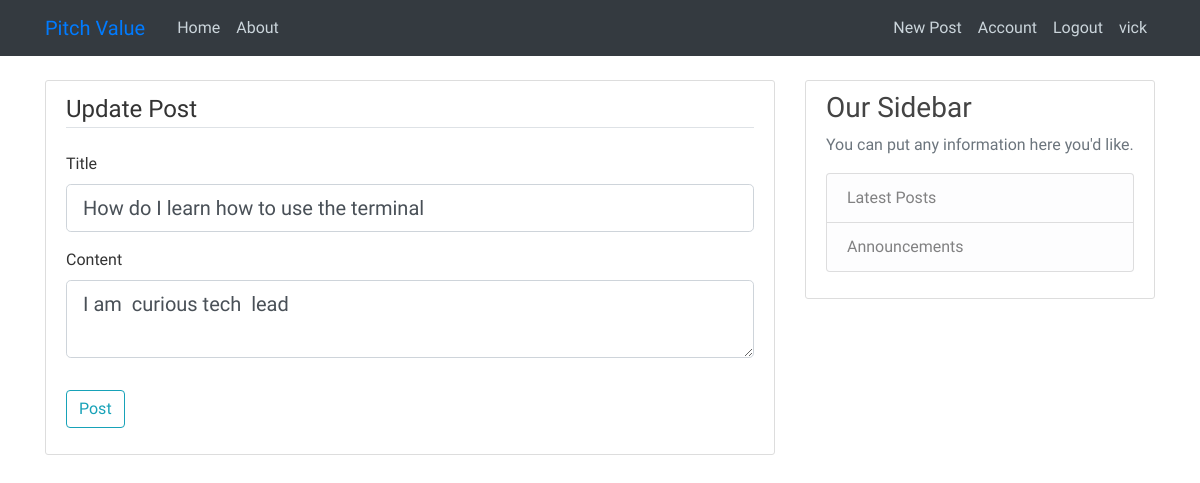
The app's page /post/2/update (signed in) with its own data.
### pitch/models.py (models this page shows, shortened)
class User(db.Model, UserMixin):
    id = db.Column(db.Integer,primary_key=True)
    username = db.Column(db.String(20),unique=True,nullable=False)
    email = db.Column(db.String(20),unique=True,nullable=False)
    image_file = db.Column(db.String(20), nullable=False, default='default.jpg')
    password = db.Column(db.String(60), nullable=False)
    posts = db.relationship('Post', backref='author', lazy=True)
    comment = db.relationship('Comment',backref = 'author',lazy=True)

class Post(db.Model):
    id = db.Column(db.Integer,primary_key=True)
    title = db.Column(db.String(100), nullable=False)
    date_posted = db.Column (db.DateTime, nullable=False, default=datetime.utcnow)
    content = db.Column(db.Text, nullable=False)
    user_id = db.Column(db.Integer, db.ForeignKey('user.id'), nullable = False)

### pitch/routes.py (the view)
@app.route("/post/<int:post_id>/update", methods=['GET', 'POST'])
@login_required
def update_post(post_id):
    post = Post.query.get_or_404(post_id)
    if post.author != current_user:
        abort(403)
    form = PostForm()
    if form.validate_on_submit():
        post.title = form.title.data
        post.content = form.content.data
        like=0
        dislike=0
        db.session.commit()
        flash('Your post has been updated!', 'success')
        return redirect(url_for('post', post_id=post.id))
    elif request.method == 'GET':
        form.title.data = post.title
        form.content.data = post.content
    return render_template('create_post.html', title='Update Post', form=form, legend='Update Post')

### pitch/forms.py
class PostForm(FlaskForm):
    title = StringField('Title', validators=[DataRequired()])
    content = TextAreaField('Content', validators=[DataRequired()])
    submit  = SubmitField('Post')

### pitch/models.py (called while the page is built)
@login_manager.user_loader
def load_user(user_id):
    return User.query.get(int(user_id))

### pitch/templates/create_post.html (shortened to what this page needs)
{% extends "base.html"%}
{% block content%}
<div class="content-section">
        <form method="POST" action="">
            <fieldset class="form-group">
                <legend class="border-bottom mb-4">{{ legend }}</legend>
                <div class="form-group">
                    {{ form.title.label(class="form-control-label") }}
                    {% if form.title.errors %}
                        {{ form.title(class="form-control form-control-lg is-invalid") }}
                        <div class="invalid-feedback">
                            {% for error in form.title.errors %}
                                <span>{{ error }}</span>
                            {% endfor %}
                        </div>
                    {% else %}
                        {{ form.title(class="form-control form-control-lg") }}
                    {% endif %}
                </div>
                <div class="form-group">
                    {{ form.content.label(class="form-control-label") }}
                    {% if form.content.errors %}
                        {{ form.content(class="form-control form-control-lg is-invalid") }}
                        <div class="invalid-feedback">
                            {% for error in form.content.errors %}
                                <span>{{ error }}</span>
                            {% endfor %}
                        </div>
                    {% else %}
                        {{ form.content(class="form-control form-control-lg") }}
                    {% endif %}
                </div>
            </fieldset>
            <div class="form-group">
                {{ form.submit(class="btn btn-outline-info") }}
            </div>
        </form>
    </div>
{% endblock content%}

### pitch/templates/base.html (shortened to what this page needs)
<!DOCTYPE html>
<html lang="en">
<head>
    <link rel="stylesheet" href="https://stackpath.bootstrapcdn.com/bootstrap/4.3.1/css/bootstrap.min.css"
>
        <link rel="stylesheet" type="text/css" href="{{url_for('static',filename='styles.css')}}">
</head>
<body>
    <header class="site-header">
        <nav class="navbar navbar-expand-md navbar-steel bg-dark fixed-top">
            <div class="container">
                <a class="navbar-brand mr-4" href="/">Pitch Value</a>
                <div class="collapse navbar-collapse" id="navbarToggle">
                    <div class="navbar-nav mr-auto">
                        <a class="nav-item nav-link" href="{{url_for('home')}}">Home</a>
                        <a class="nav-item nav-link" href="{{url_for('about')}}">About</a>
                    </div>
                    <div class="navbar-nav">
                        {% if current_user.is_authenticated %}
                        <a class="nav-item nav-link" href="{{url_for('new_post')}}">New Post</a>
                        <a class="nav-item nav-link" href="{{url_for('account')}}">Account</a>
                        <a class="nav-item nav-link" href="{{url_for('logout')}}">Logout</a>
                        <a class="nav-item nav-link" href="{{url_for('logout')}}">{{ current_user.username}}</a>
                        {% else %}
                        <a class="nav-item nav-link" href="{{url_for('login')}}">Login</a>
                        <a class="nav-item nav-link" href="{{url_for('register')}}">Register</a>
                        {% endif %}
                    </div>
                </div>
            </div>
        </nav>
    </header>
    <main role="main" class="container">
        <div class="row">
            <div class="col-md-8">
                {% block content %}{% endblock %}
            </div>
            <div class="col-md-4">
                <div class="content-section">
                    <h3>Our Sidebar</h3>
                    <p class='text-muted'>You can put any information here you'd like.
                        <ul class="list-group">
                            <a class="list-group-item list-group-item-light" href="{{url_for('home')}}">Latest Posts</a>
                            <a class="list-group-item list-group-item-light" href="{{url_for('about')}}">Announcements</a>
                        </ul>
                    </p>
                </div>
            </div>
        </div>
    </main>
</body>
</html>

### pitch/static/styles.css (style rules this page uses)
body { background-image: url('https://cdn.pixabay.com/photo/2013/07/12/17/22/agenda-152092__340.png'); font-family: 'Signika', sans-serif; color: #333333; margin-top: 5rem; }
h1, h2, h3, h4, h5, h6 { color: #444444; }
.site-header .navbar-nav .nav-link { color: #cbd5db; }
.content-section { background: #ffffff; padding: 10px 20px; border: 1px solid #dddddd; border-radius: 3px; margin-bottom: 20px; }

### records on screen
User: username "vick"
Post: title "How do I learn how to use the terminal", content "I am curious tech lead"

### other values on screen
{{ legend }} "Update Post"
